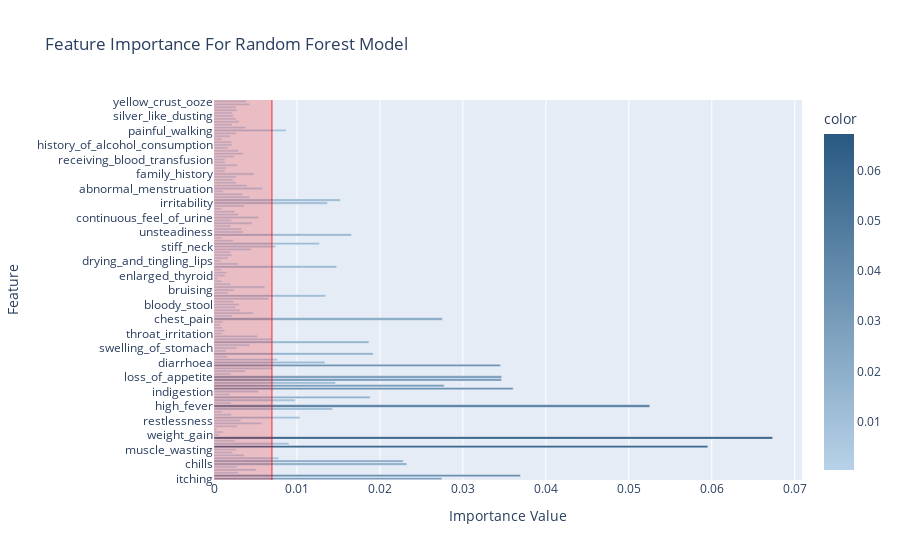

Notebook code cell kept with this figure:
### Code cell
coefficients = clfRF.feature_importances_

importance_threshold = np.quantile(coefficients, q = 0.75)
import plotly.express as px

fig = px.bar(x = coefficients, y = columns, orientation = 'h', color = coefficients, 
             color_continuous_scale = [(0, '#b7d2e8'), (1, '#295981')], labels = {'x': "Importance Value", 'y': "Feature"}, 
             title = "Feature Importance For Random Forest Model")

fig.add_vline(x = importance_threshold, line_color = 'red', line_width = 0.8)
fig.add_vrect(x0 = importance_threshold, x1 = 0, line_width = 0, fillcolor = 'red', opacity = 0.2)
fig.show()
fig.write_html('The importance analysis.html')

### Figure 1 — Plotly figure (JSON) as saved in the notebook; plotly's stock layout.template omitted (floating-point values rounded to 4 significant figures; data arrays with more than 128 entries replaced by an {"elided": "..."} marker saying what was removed)
{"data": [{"alignmentgroup": "True", "hovertemplate": "Importance Value=%{x}<br>Feature=%{y}<br>color=%{marker.color}<extra></extra>", "legendgroup": "", "marker": {"color": {"elided": "131 float values"}, "coloraxis": "coloraxis", "pattern": {"shape": ""}}, "name": "", "offsetgroup": "", "orientation": "h", "showlegend": false, "textposition": "auto", "type": "bar", "x": {"elided": "131 float values"}, "xaxis": "x", "y": {"elided": "131 str values"}, "yaxis": "y"}], "layout": {"barmode": "relative", "coloraxis": {"colorbar": {"title": {"text": "color"}}, "colorscale": [[0, "#b7d2e8"], [1, "#295981"]]}, "legend": {"tracegroupgap": 0}, "shapes": [{"line": {"color": "red", "width": 0.8}, "type": "line", "x0": 0.006989, "x1": 0.006989, "xref": "x", "y0": 0, "y1": 1, "yref": "y domain"}, {"fillcolor": "red", "line": {"width": 0}, "opacity": 0.2, "type": "rect", "x0": 0.006989, "x1": 0, "xref": "x", "y0": 0, "y1": 1, "yref": "y domain"}], "title": {"text": "Feature Importance For Random Forest Model"}, "xaxis": {"anchor": "y", "domain": [0, 1], "title": {"text": "Importance Value"}}, "yaxis": {"anchor": "x", "domain": [0, 1], "title": {"text": "Feature"}}}}
